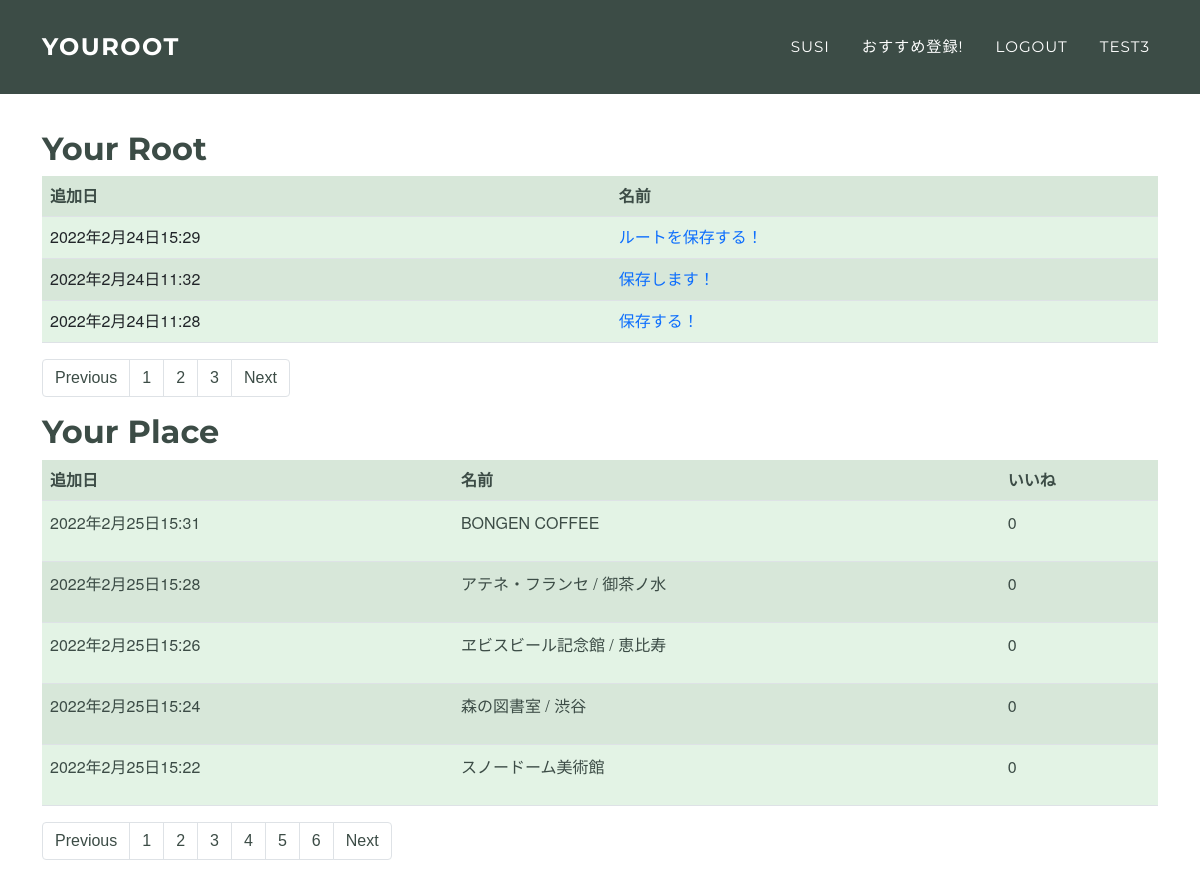
The app's page /user/1 (signed in), older data.
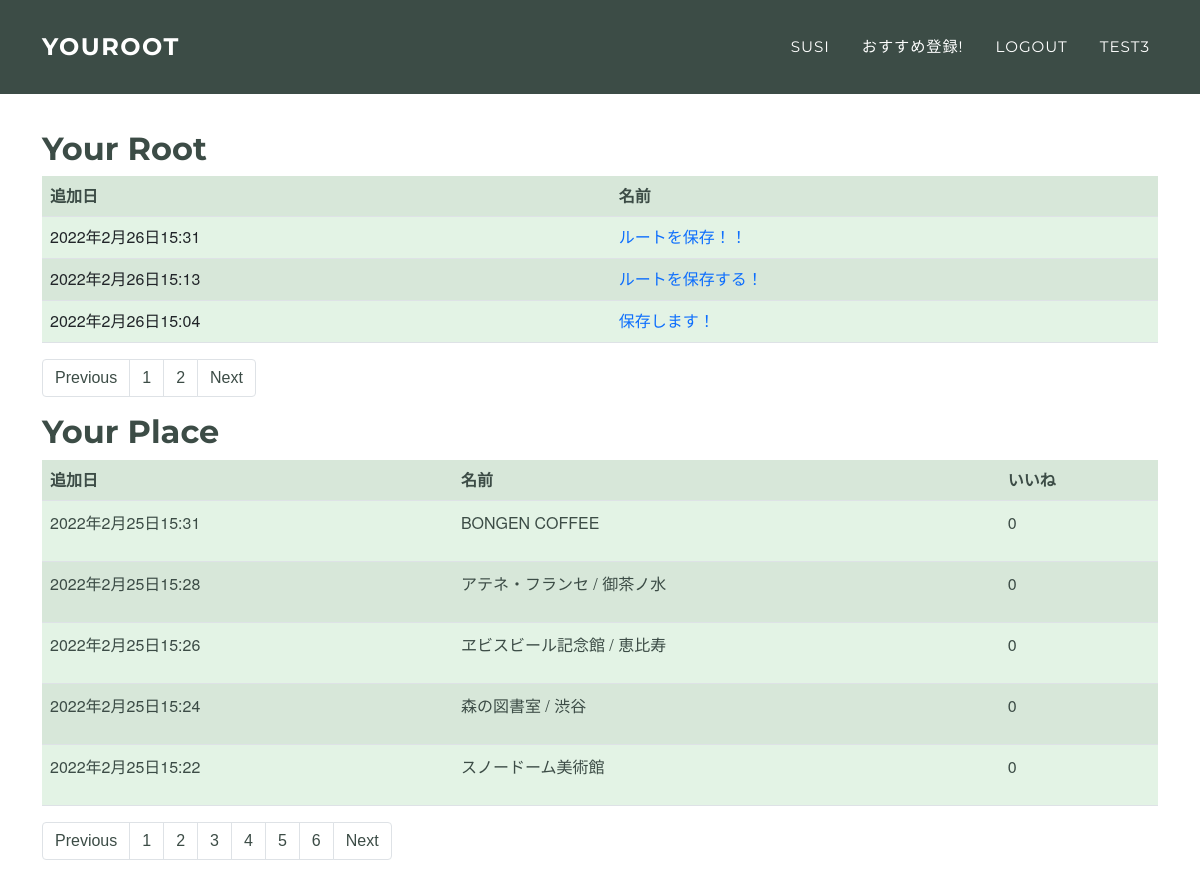
The same page, newer data.
### testRoot/models.py (models this page shows, shortened)
class KeepRoot(models.Model):
    name = models.CharField(max_length=255)
    first = models.ForeignKey(TypeOfPlace, on_delete=models.CASCADE, null=True,related_name='first')
    second = models.ForeignKey(TypeOfPlace, on_delete=models.CASCADE, null=True,related_name='second')
    third = models.ForeignKey(TypeOfPlace, on_delete=models.CASCADE, null=True,related_name='third')
    author = models.ForeignKey(get_user_model(),on_delete=models.CASCADE, null=True)
    created_at = models.DateTimeField(auto_now_add=True, null=True)

class TypeOfPlace(models.Model):
    TYPE_CHOICE = (
        ('eat','ご飯'),
        ('play','遊び'),
    )
    type = models.CharField(max_length=255, choices=TYPE_CHOICE)
    name = models.CharField(max_length=255)
    atmosphere = models.ForeignKey(Atmosphere, on_delete=models.PROTECT, null=True)
    address = models.CharField(max_length=255)
    created_at = models.DateTimeField(auto_now_add=True)
    updated_at = models.DateTimeField(auto_now_add=True)
    pref = models.ForeignKey(PrefeCode, on_delete=models.PROTECT, null=True)
    city = models.CharField(max_length=255, null=True)
    ido = models.FloatField(null=True)
    keido = models.FloatField(null=True)
    image = models.ImageField(upload_to='images/', null=True)
    author = models.ForeignKey(get_user_model(),on_delete=models.CASCADE, null=True)
    good = models.IntegerField(null=True, default=0)
    comment = models.CharField(max_length=500, null=True)

### testRoot/views.py (the view)
# urls.py: path('user/<int:id>', user, name='user'),
def user(request, id):
    if request.method == 'POST':
        form = KeepRootForm(request.POST)
        if form.is_valid():
            post = form.save(commit=False)
            post.save()
            return redirect('index')
    else:
        lists = KeepRoot.objects.order_by('-created_at').filter(author=request.user)
        lists_place = TypeOfPlace.objects.order_by('-created_at').filter(author=request.user)
        p = Paginator(TypeOfPlace.objects.order_by('-created_at').filter(author=request.user), 5)
        page = request.GET.get('page')
        place = p.get_page(page)
        q = Paginator(KeepRoot.objects.order_by('-created_at').filter(author=request.user), 3)
        qpage = request.GET.get('rootPage')
        root = q.get_page(qpage)
        rangeee = list(range(root.paginator.num_pages))
        rangee = list(range(place.paginator.num_pages))
        content = {
            'lists': lists,
            'lists_place': lists_place,
            'place':place,
            'root':root,
            'rangee':rangee,
            'rangeee':rangeee,
        }
        return render(request, 'testRoot/user.html', content)

### testRoot/templates/testRoot/user.html
{% extends 'layout.html' %}
{% block content %}
<div class="container" style="margin-top: 130px;">
    <h2 style="color: #3c4c46;">Your Root</h2>
    <table class="table table-striped table-hover" style="background-color: #e3f3e5;">
        <tr>
            <th style="color: #3c4c46;">追加日</th>
            <th style="color: #3c4c46;">名前</th>
        </tr>
        {% for list in root %}
        <tr>
            <td>{{list.created_at}}</td>
            <td>
                <div class="wrapper"><a href="{% url 'detail' list.pk%}" class="effect-box">{{list.name}}</a></div>
            </td>
        </tr>
        {% endfor %}
    </table>
    <ul class="pagination">
        {% if root.has_previous %}
        <li class="page-item"><div class="wrapper"><a class="page-link effect-box pagination" href="?rootPage={{root.previous_page_number}}&page={{place.number}}">Previous</a></div></li>
        {% else %}
        <li class="page-item disable"><div class="wrapper"><a class="page-link effect-box pagination" href="?rootPage=1&page={{place.number}}">Previous</a></div></li>
        {% endif %}
        {% for i in rangeee %}
        <li class="page-item"><div class="wrapper"><a class="page-link effect-box pagination" href="?rootPage={{forloop.counter}}&page={{place.number}}">{{forloop.counter}}</a></div></li>
        {% endfor %}
        {% if root.has_next %}
        <li class="page-item"><div class="wrapper"><a class="page-link effect-box pagination" href="?rootPage={{root.next_page_number }}&page={{place.number}}">Next</a></div></li>
        {% else %}
        <li class="page-item disable"><div class="wrapper"><a class="page-link disable effect-box pagination" href="?rootPage={{root.paginator.num_pages}}&page={{place.number}}">Next</a></div></li>
        {% endif %}
    </ul>
    <h2 style="color: #3c4c46;">Your Place</h2>
    <table class="table table-striped table-hover" style="color: #3c4c46; background-color: #e3f3e5;">
        <tr>
            <th style="color: #3c4c46;">追加日</th>
            <th style="color: #3c4c46;">名前</th>
            <th style="color: #3c4c46;">いいね</th>
        </tr>
        {% for list in place %}
        <tr>
            <td style="color: #3c4c46;">
                <p>{{list.created_at}}</p>
            </td>
            <td style="color: #3c4c46;">
                <p>{{list.name}}</p>
            </td>
            <td style="color: #3c4c46;">
                <p>{{list.good}}</p>
            </td>
        </tr>
        {% endfor %}
    </table>
    <ul class="pagination">
        {% if place.has_previous %}
        <li class="page-item"><div class="wrapper"><a class="page-link effect-box pagination" href="?page={{place.previous_page_number}}&rootPage={{root.number}}">Previous</a></div></li>
        {% else %}
        <li class="page-item disable"><div class="wrapper"><a class="page-link effect-box pagination" href="?page=1&rootPage={{root.number}}">Previous</a></div></li>
        {% endif %}
        {% for i in rangee %}
        <li class="page-item"><div class="wrapper"><a class="page-link effect-box pagination" href="?page={{forloop.counter}}&rootPage={{root.number}}">{{forloop.counter}}</a></div></li>
        {% endfor %}
        {% if place.has_next %}
        <li class="page-item"><div class="wrapper"><a class="page-link effect-box pagination" href="?page={{place.next_page_number }}&rootPage={{root.number}}">Next</a></div></li>
        {% else %}
        <li class="page-item disable"><div class="wrapper"><a class="page-link disable effect-box pagination" href="?page={{place.paginator.num_pages}}&rootPage={{root.number}}">Next</a></div></li>
        {% endif %}
    </ul>
</div>
{% endblock %}

### templates/layout.html (shortened to what this page needs)
<!DOCTYPE html>
<html lang="ja">
{% load static %}
<head>
    <link href="https://cdn.jsdelivr.net/npm/bootstrap@5.0.2/dist/css/bootstrap.min.css" rel="stylesheet"
>
    <link rel="stylesheet" href="https://maxst.icons8.com/vue-static/landings/line-awesome/line-awesome/1.3.0/css/line-awesome.min.css" />
    <link rel="stylesheet" href="https://cdn.jsdelivr.net/npm/bootstrap-icons@1.4.0/font/bootstrap-icons.css">
    <link rel="stylesheet" href="{% static 'css/style.css' %}">
    <link rel="stylesheet" href="{% static 'css/index.css' %}">
    <link rel="stylesheet" href="{% static 'css/topPage.css' %}">
    <link rel="stylesheet" href="{% static 'css/topPage1.css' %}">
    <link rel="stylesheet" href="{% static 'css/card.css' %}">
    <link rel="stylesheet" href="{% static 'css/user.css' %}">
    <link rel="stylesheet" href="{% static 'css/logged_out.css' %}">
    <link rel="stylesheet" href="{% static 'css/login.css' %}">
    <link rel="stylesheet" href="{% static 'css/test1.css' %}">
    <link rel="stylesheet" href="{% static 'css/test2.css' %}">
    <link rel="stylesheet" href="{% static 'css/jquery.range.css' %}">
</head>
<body>
    <nav class="navbar navbar-expand-lg navbar-dark fixed-top" id="mainNav" style="background-color: #3c4c46;">
        <div class="container">
            {% if user.is_authenticated %}
            <div class="wrapper"><a class="navbar-brand effect-box" href="{% url 'index' %}">YOUROOT</a></div>
            {% else %}
            <div class="wrapper"><a class="navbar-brand effect-box" href="{% url 'topPage' %}">YOUROOT</a></div>
            {% endif %}
            <div class="collapse navbar-collapse" id="navbarResponsive">
                <ul class="navbar-nav text-uppercase ms-auto py-4 py-lg-0">
                    {% if user.is_authenticated %}
                    <li class="nav-item">
                        <div class="wrapper"><a href="{% url 'user' user.id%}" class="nav-link effect-box">{{user}}</a></div>
                    </li>
                    <li class="nav-item">
                        <div class="wrapper"><a href="{% url 'test2' %}" class="nav-link effect-box">おすすめ登録!</a></div>
                    </li>
                    <li class="nav-item">
                        <div class="wrapper"><a href='{% url "logout" %}' class="logout nav-link effect-box">logout</a></div>
                    </li>
                    <li class="nav-item">
                        <div class="wrapper"><a href='{% url "test3" %}' class="logout nav-link effect-box">test3</a></div>
                    </li>
                    {% endif %}
                </ul>
            </div>
        </div>
    </nav>
    {% block content %}
    {% endblock %}
</body>
</html>

### static/css/style.css (style rules this page uses)
html, body { width: 100%; height: 100%; color: #3c4c46; }

### static/css/index.css (style rules this page uses)
* { margin: 0; padding: 0; box-sizing: border-box; }

### static/css/topPage1.css (style rules this page uses)
* { box-sizing: border-box; }
body { margin: 0; padding-top: 0px; font-family: "メイリオ","Hiragino Kaku Gothic Pro", "ヒラギノ角ゴ Pro W3", Meiryo, "ＭＳ Ｐゴシック", "Helvetica Neue", Helvetica, Arial, sans-serif; background-color: #fff; }

### static/css/user.css (style rules this page uses)
.effect-box:after, .effect-box:before { content: ''; position: absolute; left: 0; display: inline-block; height: 1.5em; width: 100%; opacity: 0; -webkit-transition: opacity 0.35s, -webkit-transform 0.35s; transition: opacity 0.35s, transform 0.35s; }
.effect-box:before { border-left: 1px solid; border-right: 1px solid; -webkit-transform: scale(1,0); transform: scale(1,0); }
.effect-box:after { border-bottom: 1px solid; border-top: 1px solid; -webkit-transform: scale(0,1); transform: scale(0,1); }
.effect-box { text-decoration: none; display: inline-block; position: relative; font-family: 'Dosis', sans-serif; }
.wrapper { left:50%; }
li { list-style: none; }
.pagination { color: #3c4c46; }

Row changes from the older to the newer data that the page shows:
removed KeepRoot: created_at "2022年2月24日15:29", name "ルートを保存する！"
removed KeepRoot: created_at "2022年2月24日11:32", name "保存します！"
removed KeepRoot: created_at "2022年2月24日11:28", name "保存する！"
added KeepRoot: created_at "2022年2月26日15:31", name "ルートを保存！！"
added KeepRoot: created_at "2022年2月26日15:13", name "ルートを保存する！"
added KeepRoot: created_at "2022年2月26日15:04", name "保存します！"
Text that changed along with them:
list line gone: "3"
